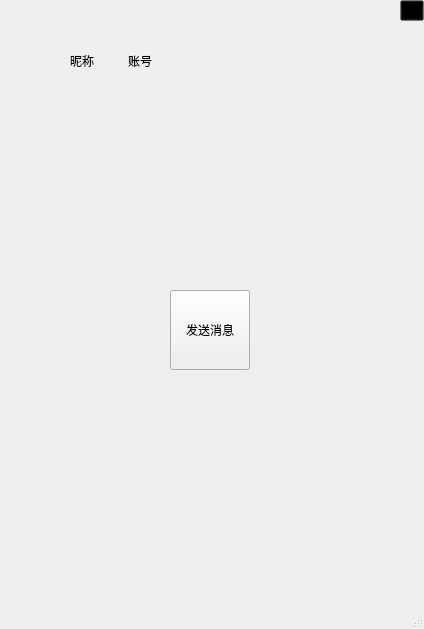
<?xml version="1.0" encoding="UTF-8"?>
<ui version="4.0">
 <class>Information</class>
 <widget class="QMainWindow" name="Information">
  <property name="geometry">
   <rect>
    <x>0</x>
    <y>0</y>
    <width>424</width>
    <height>629</height>
   </rect>
  </property>
  <property name="windowTitle">
   <string>MainWindow</string>
  </property>
  <widget class="QWidget" name="centralwidget">
   <widget class="QToolButton" name="closetoolButton">
    <property name="geometry">
     <rect>
      <x>400</x>
      <y>0</y>
      <width>24</width>
      <height>21</height>
     </rect>
    </property>
    <property name="styleSheet">
     <string notr="true">QToolButton{
	border-image: url(:/imgs/icons8-close.svg);
	background-color: rgba(0, 0, 0,0);
}
QToolButton#closetoolButton:hover{
	
	border-image: url(:/imgs/whiteclose.svg);
	background-color: rgb(255, 23, 2);
}</string>
    </property>
    <property name="text">
     <string/>
    </property>
   </widget>
   <widget class="QPushButton" name="sendpushButton">
    <property name="geometry">
     <rect>
      <x>170</x>
      <y>290</y>
      <width>80</width>
      <height>80</height>
     </rect>
    </property>
    <property name="minimumSize">
     <size>
      <width>80</width>
      <height>80</height>
     </size>
    </property>
    <property name="text">
     <string>发送消息</string>
    </property>
   </widget>
   <widget class="QWidget" name="layoutWidget">
    <property name="geometry">
     <rect>
      <x>70</x>
      <y>50</y>
      <width>258</width>
      <height>21</height>
     </rect>
    </property>
    <layout class="QHBoxLayout" name="horizontalLayout">
     <item>
      <widget class="QLabel" name="nicknamelabel">
       <property name="minimumSize">
        <size>
         <width>50</width>
         <height>0</height>
        </size>
       </property>
       <property name="text">
        <string>昵称</string>
       </property>
      </widget>
     </item>
     <item>
      <widget class="QLabel" name="accountlabel">
       <property name="minimumSize">
        <size>
         <width>200</width>
         <height>0</height>
        </size>
       </property>
       <property name="text">
        <string>账号</string>
       </property>
      </widget>
     </item>
    </layout>
   </widget>
  </widget>
  <widget class="QStatusBar" name="statusbar"/>
 </widget>
 <resources/>
 <connections/>
</ui>
